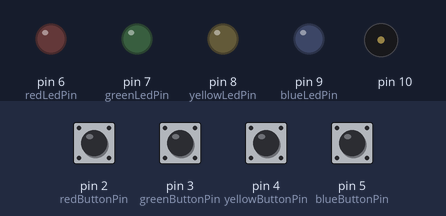
Simulated run of this sketch. Board: Arduino Nano, built with avr-gcc and run on an emulated ATmega328P. On the bench: output pins drawn as LEDs (lit = HIGH), buzzer (waves = sounding). Dashed ring = blinking. The test bench sets the inputs (shaded band); at power-on: pin 2 (redButtonPin), pin 3 (greenButtonPin), pin 4 (yellowButtonPin), pin 5 (blueButtonPin) HIGH. Random numbers use the default seed unless the sketch sets one.

Above: at 2.2 s.
2.3 s: pin 2 (redButtonPin) pulled LOW for 0.15 s
At 3.9 s:
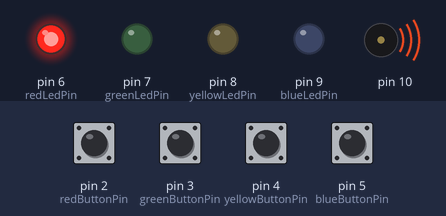
At 4.9 s:
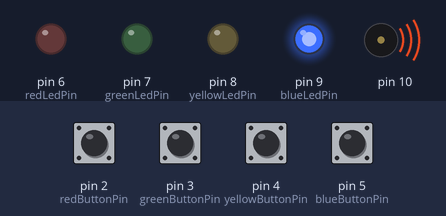
5.4 s: pin 3 (greenButtonPin) pulled LOW for 1 s
At 6.4 s:
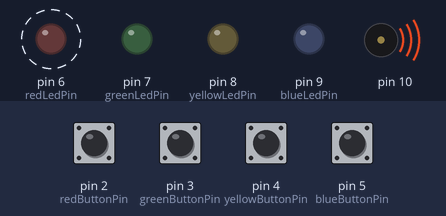
9.4 s: pin 2 (redButtonPin) pulled LOW for 1 s
Timing chart, 0 to 15.6 s (numbered marks = the images above; inputs shaded):
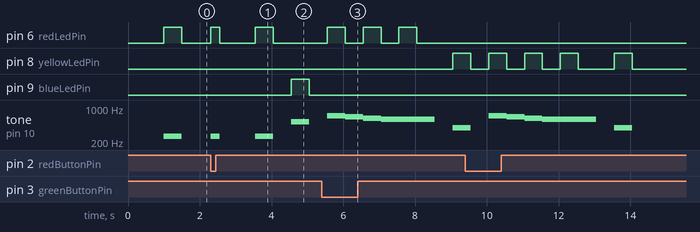

Measured:
- after the input at 2.3 s, pin 6 (redLedPin): LOW → HIGH at once, → LOW 0.25 s later, → HIGH 1.0 s later, → LOW 0.50 s later; pin 9 (blueLedPin): LOW → HIGH after 2.3 s, → LOW 0.50 s later; tone on pin 10: plays 262 Hz for 0.25 s, 262 Hz for 0.50 s, 523 Hz for 0.50 s, starting at once
- after the input at 5.4 s, pin 6 (redLedPin): alternates HIGH for 0.50 s and LOW for 0.50 s, 6 changes in all, then stays LOW, starting after 0.15 s; pin 8 (yellowLedPin): LOW → HIGH after 3.7 s; tone on pin 10: plays 698 Hz for 0.50 s, 659 Hz for 0.50 s, 622 Hz for 0.50 s, 587 Hz for 1.5 s, 392 Hz for 0.35 s, starting after 0.15 s

The sketch:

simon.ino
```cpp
#define MAX_ROUND 100

#define RED 1
#define GREEN 2
#define YELLOW 4
#define BLUE 8

const int redButtonPin = 2;
const int greenButtonPin = 3;
const int yellowButtonPin = 4;
const int blueButtonPin = 5;

const int redLedPin = 6;
const int greenLedPin = 7;
const int yellowLedPin = 8;
const int blueLedPin = 9;

byte gameData[MAX_ROUND];
int roundNumber = -1;

void setup() {
  // Pin setup
  pinMode(redButtonPin, INPUT_PULLUP);
  pinMode(greenButtonPin, INPUT_PULLUP);
  pinMode(yellowButtonPin, INPUT_PULLUP);
  pinMode(blueButtonPin, INPUT_PULLUP);

  pinMode(redLedPin, OUTPUT);
  digitalWrite(redLedPin, LOW);
  pinMode(greenLedPin, OUTPUT);
  digitalWrite(greenLedPin, LOW);
  pinMode(yellowLedPin, OUTPUT);
  digitalWrite(yellowLedPin, LOW);
  pinMode(blueLedPin, OUTPUT);
  digitalWrite(blueLedPin, LOW);

  // Init game data. Put 0 in all values
  for (int i=0; i<MAX_ROUND; i++) {
    gameData[i] = 0;
  }

  delay(1000);

  // Pseudo random
  randomSeed(analogRead(A7));
}

void newRound()
{
  roundNumber++;
  byte choices[4] = {RED, GREEN, YELLOW, BLUE};
  gameData[roundNumber] = choices[random(4)];
}

void lightAndSound(byte key, bool on, bool sound = true)
{
  if (!on && sound) {
    noTone(10);
  }
  if (key & RED) {
    digitalWrite(redLedPin, on ? HIGH : LOW);
    if (on && sound) {
      tone(10, 262);
    }
  }
  if (key & GREEN) {
    digitalWrite(greenLedPin, on ? HIGH : LOW);
    if (on && sound) {
      tone(10, 330);
    }
  }
  if (key & YELLOW) {
    digitalWrite(yellowLedPin, on ? HIGH : LOW);
    if (on && sound) {
      tone(10, 392);
    }
  }
  if (key & BLUE) {
    digitalWrite(blueLedPin, on ? HIGH : LOW);
    if (on && sound) {
      tone(10, 523);
    }
  }
}

void loose(byte expectedButton)
{
  lightAndSound(expectedButton, true, false);
  tone(10, 698);
  delay(500);

  lightAndSound(expectedButton, false, false);
  tone(10, 659);
  delay(500);

  lightAndSound(expectedButton, true, false);
  tone(10, 622);
  delay(500);


  lightAndSound(expectedButton, false, false);
  tone(10, 587);
  delay(500);
  lightAndSound(expectedButton, true, false);
  delay(500);
  lightAndSound(expectedButton, false, false);
  delay(500);
  noTone(10);

  delay(500);

  roundNumber = -1;
}

void loop() {
  newRound();

  // Replay all rounds
  for (int i=0; i<=roundNumber; i++) {
    lightAndSound(gameData[i], true);
    delay(500);
    lightAndSound(gameData[i], false);
    delay(500);
  }

  // Wait for user input
  for (int i=0; i<=roundNumber; i++) {
    bool redPressed = false, greenPressed = false, yellowPressed = false, bluePressed = false;
    unsigned int forgetTimer = 0;
    do
    {
      delay(1);
      if (++forgetTimer >= 60000) {
        whistleSamsung();
        forgetTimer = 0;
      }

      redPressed = digitalRead(redButtonPin) == LOW;
      greenPressed = digitalRead(greenButtonPin) == LOW;
      yellowPressed = digitalRead(yellowButtonPin) == LOW;
      bluePressed = digitalRead(blueButtonPin) == LOW;
    } while (!redPressed && !greenPressed && !yellowPressed && !bluePressed);

    byte pressed = (((byte)bluePressed) << 3) + (((byte)yellowPressed) << 2) + (((byte)greenPressed) << 1) + ((byte)redPressed);

    if (pressed != gameData[i]) {
      loose(gameData[i]);
      return;
    }

    lightAndSound(pressed, true);
    delay(250);

    // 250ms min, keep light + sound ON until btn is released
    while (digitalRead(redButtonPin) == LOW || digitalRead(greenButtonPin) == LOW || digitalRead(yellowButtonPin) == LOW || digitalRead(blueButtonPin) == LOW) {
      delay(1);
    }

    lightAndSound(pressed, false);
  }

  delay(1000);
}

void whistleSamsung()
{
  tone(10, 988);
  delay(200);

  tone(10, 1480);
  delay(200);

  tone(10, 1976);
  delay(200);

  tone(10, 1319);
  delay(100);

  tone(10, 1760);
  delay(100);

  noTone(10);
  delay(200);

  tone(10, 1480);
  delay(200);

  noTone(10);
}
```
